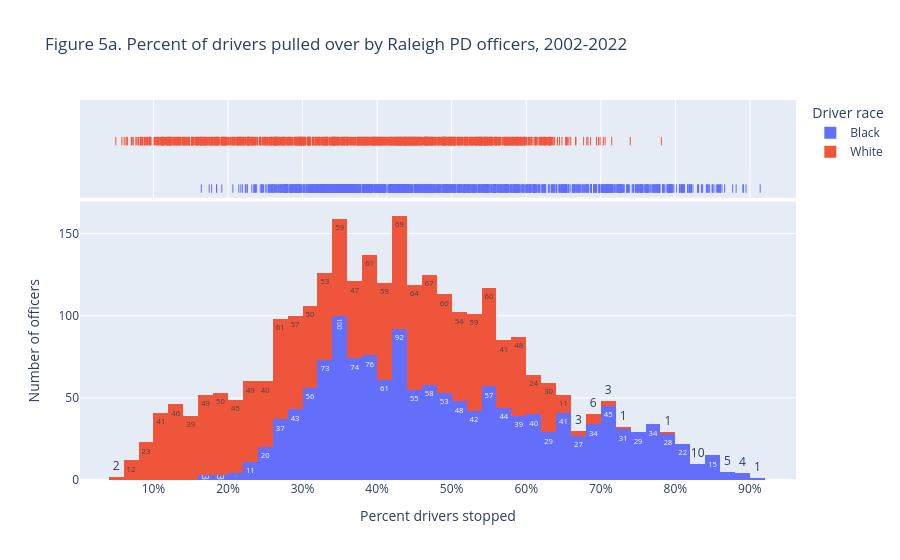

Notebook source saved alongside this figure:
### Markdown cell above
## Figure 5a. Percent of drivers pulled over

### Code cell
mask = black_and_white_drivers & minimum_100_stops
fig = px.histogram(
    df5[mask],
    title="Figure 5a. Percent of drivers pulled over by Raleigh PD officers, 2002-2022",
    color="driver_race",
    x="percent_drivers_stopped",
    labels={
        "percent_drivers_stopped": "Percent drivers stopped",
        "driver_race": "Driver race",
    },
    height=600,
    marginal="rug",
    text_auto=True,
)
fig.layout.xaxis.tickformat = ",.0%"
fig.update_layout(yaxis_title="Number of officers")
fig.show()

### Figure 1 — Plotly figure (JSON) as saved in the notebook; plotly's stock layout.template omitted (floating-point values rounded to 4 significant figures; data arrays with more than 128 entries replaced by an {"elided": "..."} marker saying what was removed)
{"data": [{"alignmentgroup": "True", "bingroup": "x", "hovertemplate": "Driver race=Black<br>Percent drivers stopped=%{x}<br>count=%{y}<extra></extra>", "legendgroup": "Black", "marker": {"color": "#636efa", "pattern": {"shape": ""}}, "name": "Black", "offsetgroup": "Black", "orientation": "v", "showlegend": true, "texttemplate": "%{value}", "type": "histogram", "x": {"elided": "1444 float values"}, "xaxis": "x", "yaxis": "y"}, {"alignmentgroup": "True", "boxpoints": "all", "fillcolor": "rgba(255,255,255,0)", "hoveron": "points", "hovertemplate": "Driver race=Black<br>Percent drivers stopped=%{x}<extra></extra>", "jitter": 0, "legendgroup": "Black", "line": {"color": "rgba(255,255,255,0)"}, "marker": {"color": "#636efa", "symbol": "line-ns-open"}, "name": "Black", "offsetgroup": "Black", "showlegend": false, "type": "box", "x": {"elided": "1444 float values"}, "xaxis": "x2", "yaxis": "y2"}, {"alignmentgroup": "True", "bingroup": "x", "hovertemplate": "Driver race=White<br>Percent drivers stopped=%{x}<br>count=%{y}<extra></extra>", "legendgroup": "White", "marker": {"color": "#EF553B", "pattern": {"shape": ""}}, "name": "White", "offsetgroup": "White", "orientation": "v", "showlegend": true, "texttemplate": "%{value}", "type": "histogram", "x": {"elided": "1444 float values"}, "xaxis": "x", "yaxis": "y"}, {"alignmentgroup": "True", "boxpoints": "all", "fillcolor": "rgba(255,255,255,0)", "hoveron": "points", "hovertemplate": "Driver race=White<br>Percent drivers stopped=%{x}<extra></extra>", "jitter": 0, "legendgroup": "White", "line": {"color": "rgba(255,255,255,0)"}, "marker": {"color": "#EF553B", "symbol": "line-ns-open"}, "name": "White", "offsetgroup": "White", "showlegend": false, "type": "box", "x": {"elided": "1444 float values"}, "xaxis": "x2", "yaxis": "y2"}], "layout": {"autosize": true, "barmode": "relative", "legend": {"title": {"text": "Driver race"}, "tracegroupgap": 0}, "title": {"text": "Figure 5a. Percent of drivers pulled over by Raleigh PD officers, 2002-2022"}, "xaxis": {"anchor": "y", "autorange": true, "domain": [0, 1], "range": [0.001511, 0.9618], "tickformat": ",.0%", "title": {"text": "Percent drivers stopped"}, "type": "linear"}, "xaxis2": {"anchor": "y2", "autorange": true, "domain": [0, 1], "matches": "x", "range": [0.001511, 0.9618], "showgrid": true, "showticklabels": false, "type": "linear"}, "yaxis": {"anchor": "x", "autorange": true, "domain": [0, 0.7326], "range": [0, 169.5], "title": {"text": "Number of officers"}}, "yaxis2": {"anchor": "x2", "autorange": true, "domain": [0.7426, 1], "matches": "y2", "range": [-0.5571, 1.5], "showgrid": false, "showline": false, "showticklabels": false, "ticks": "", "type": "category"}}}
